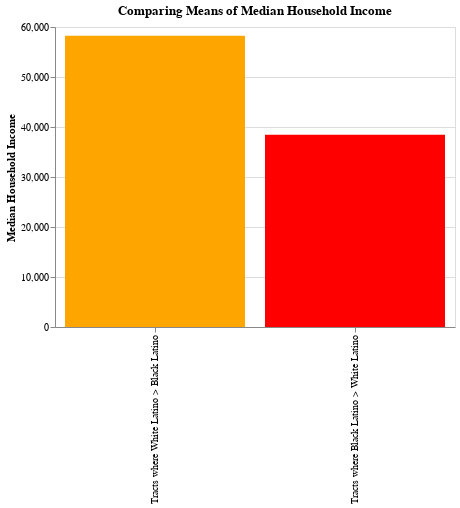

The code cell stored with this chart in its notebook:
### Markdown cell above
<div class="text-box">

### Code cell
#| echo: true
#| code-fold: true
identity_with_tracts=gpd.read_file("identity_with_tracts.geojson")



numeric_cols = [
    "Median Household Income",
    "Bachelors Degree or Higher",
    "Associates Degree",
    "White and Latino/Hispanic",
    "Black and Latino/Hispanic",
]
for col in numeric_cols:
    identity_with_tracts[col] = pd.to_numeric(identity_with_tracts[col], errors='coerce')

white_greater_df = identity_with_tracts[identity_with_tracts["White and Latino/Hispanic"] > identity_with_tracts["Black and Latino/Hispanic"]]
black_greater_df = identity_with_tracts[identity_with_tracts["Black and Latino/Hispanic"] > identity_with_tracts["White and Latino/Hispanic"]]

median_white_greater = white_greater_df["Median Household Income"].mean()
median_black_greater = black_greater_df["Median Household Income"].mean()

data = pd.DataFrame({
    'Tract Group': [
        "Tracts where White Latino > Black Latino", 
        "Tracts where Black Latino > White Latino"
    ],
    'Median Household Income': [
        median_white_greater, 
        median_black_greater
    ]
})

chart = (
    alt.Chart(data)
    .mark_bar()
    .encode(
        x=alt.X('Tract Group:N', title='', sort=None),
        y=alt.Y('Median Household Income:Q', title='Median Household Income'),
        tooltip=[
            alt.Tooltip('Tract Group:N', title='Tract Group'),
            alt.Tooltip('Median Household Income:Q', format=',.0f', title='Mean of Median Household Incomes')
        ],
        color=alt.Color(
            'Tract Group:N', 
            scale=alt.Scale(
                domain=[
                    "Tracts where White Latino > Black Latino", 
                    "Tracts where Black Latino > White Latino"
                ],
                range=["orange", "red"]
            ),
            legend=None  
        )
    )
    .properties(
        title="Comparing Means of Median Household Income",
        width=400,
        height=300
    )
)

chart

### Figure 1 — Vega-Lite specification as saved in the notebook (floating-point values rounded to 4 significant figures)
{"config": {"view": {"continuousWidth": 300, "continuousHeight": 300}}, "data": {"name": "data-3b8f5773690f62d517ac9b90d750282e"}, "mark": {"type": "bar"}, "encoding": {"color": {"field": "Tract Group", "legend": null, "scale": {"domain": ["Tracts where White Latino > Black Latino", "Tracts where Black Latino > White Latino"], "range": ["orange", "red"]}, "type": "nominal"}, "tooltip": [{"field": "Tract Group", "title": "Tract Group", "type": "nominal"}, {"field": "Median Household Income", "format": ",.0f", "title": "Mean of Median Household Incomes", "type": "quantitative"}], "x": {"field": "Tract Group", "sort": null, "title": "", "type": "nominal"}, "y": {"field": "Median Household Income", "title": "Median Household Income", "type": "quantitative"}}, "height": 300, "title": "Comparing Means of Median Household Income", "width": 400, "$schema": "https://vega.github.io/schema/vega-lite/v5.14.1.json", "datasets": {"data-3b8f5773690f62d517ac9b90d750282e": [{"Tract Group": "Tracts where White Latino > Black Latino", "Median Household Income": 58260.0}, {"Tract Group": "Tracts where Black Latino > White Latino", "Median Household Income": 38470.0}]}}
